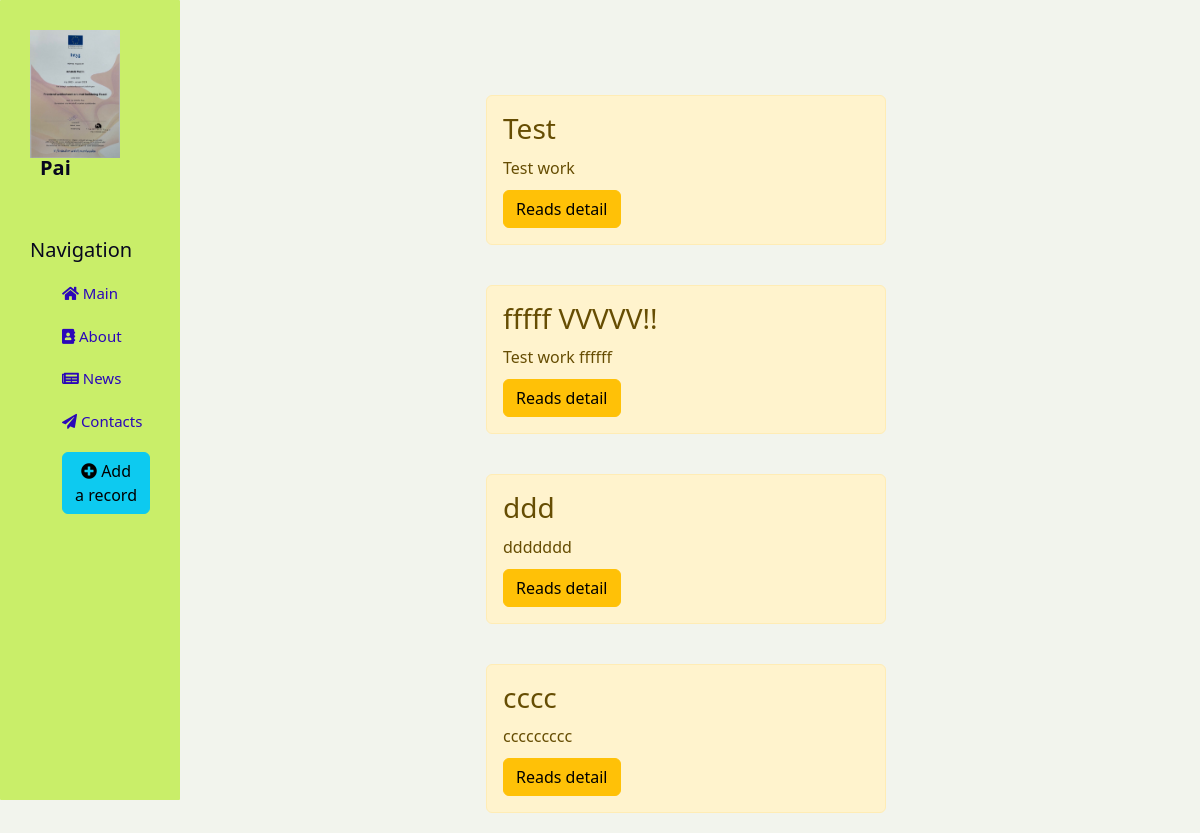
Page /news/ on the committed database.
### news/models.py (models this page shows, shortened)
class Articles(models.Model):
    title = models.CharField('Name', max_length=50)
    anons = models.CharField('Anons', max_length=250)
    full_text = models.TextField('Article')
    date = models.DateTimeField('Publication date')
    class Meta:
        verbose_name = 'New'
        verbose_name_plural = 'News'

### news/views.py (the view)
# urls.py: path('', views.news_home, name='news_home'),
def news_home(request):
    news = Articles.objects.all()
    return render(request, "news/news_home.html", {'news' : news})

### news/templates/news/news_home.html (shortened to what this page needs)
{% extends 'main/layout.html' %}
{% block content %}
<div class="features">
  {% for el in news %}
  <div class="alert alert-warning">
    <h3> {{ el.title }} </h3>
    <p> {{ el.anons }} </p>
    <a href="{% url 'news-detail' el.id %}" class="btn btn-warning" > Reads detail </a>
  </div>
  {% endfor %}
</div>
{% endblock %}

### main/templates/main/layout.html (shortened to what this page needs)
{% load static %}
<!DOCTYPE html>
<html lang="en">
<head>
  <link rel="stylesheet" href="https://cdn.jsdelivr.net/npm/bootstrap@5.2.3/dist/css/bootstrap.min.css"
>
    <link rel="stylesheet" href="https://use.fontawesome.com/releases/v5.6.1/css/all.css"
>
    <link rel="stylesheet" href="{% static 'main/css/main.css' %}">
</head>
<body>
  <aside>
    <img src="{% static 'main/img/Certificate_PAI.jpeg' %}" alt="">
      <span class="logo"> Pai </span>
    <h5> Navigation </h5>
    <ul>
     <a href="{% url 'home' %}"> <li> <i class="fa fa-home" aria-hidden="true"></i> Main </li> </a>
     <a href="{% url 'about' %}"> <li> <i class="fa fa-address-book " aria-hidden="true"></i> About </li> </a>
     <a href="{% url 'news_home' %}"> <li> <i class="fa fa-newspaper" aria-hidden="true"></i> News </li> </a>
     <a href="{% url 'contacts' %}"> <li> <i class="fa fa-paper-plane" aria-hidden="true"></i> Contacts </li> </a>
     <a href="{% url 'create' %}"> <li><button class="btn btn-info"> <i class="fas fa-plus-circle" aria-hidden="true"></i> Add a record </button></li> </a>
    </ul>
  </aside>
  <main>
    {% block content %}
    {% endblock %}
  </main>
</body>
</html>

### main/static/main/css/main.css (style rules this page uses)
body { background: #f2f4ed; }
aside { float: left; background: #c9ee69; width: 15%; padding: 2.5%; height: 100vh; color: rgb(7, 7, 30); border-radius: 1px; }
aside img { float: left; width: 90px; }
aside .logo { font-size: 20px; font-weight: bold; margin-left: 10px; position: relative; top: -5px; }
aside h5 { margin-top: 50px; font-size: 20px; }
aside ul a { list-style: none; text-decoration: none; }
aside ul li { color: rgb(43, 7, 185); display: block; margin-top: 20px; font-size: 15px; transition: transform .3s ease; }
main .features { float: left; color: rgb(228, 11, 145); margin-top: 75px; text-align: center; width: 75%; }
main .features p { max-width: 400px; margin: 10px auto; }
.alert-warning { float: left; clear: both; width: 400px; margin: 20px 34%; text-align: left; }

### rows in the picture
Articles: title "Test", anons "Test work"
Articles: title "fffff VVVVV!!", anons "Test work ffffff"
Articles: title "ddd", anons "ddddddd"
Articles: title "cccc", anons "ccccccccc"
